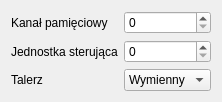
               <widget class="QWidget" name="k_pam">
                <layout class="QFormLayout" name="formLayout_2">
                 <item row="0" column="0">
                  <widget class="QLabel" name="label_15">
                   <property name="text">
                    <string>Kanał pamięciowy</string>
                   </property>
                   <property name="buddy">
                    <cstring>ch_chan</cstring>
                   </property>
                  </widget>
                 </item>
                 <item row="0" column="1">
                  <widget class="QSpinBox" name="ch_chan">
                   <property name="maximum">
                    <number>15</number>
                   </property>
                  </widget>
                 </item>
                 <item row="1" column="0">
                  <widget class="QLabel" name="label_16">
                   <property name="text">
                    <string>Jednostka sterująca</string>
                   </property>
                   <property name="buddy">
                    <cstring>ch_unit</cstring>
                   </property>
                  </widget>
                 </item>
                 <item row="1" column="1">
                  <widget class="QSpinBox" name="ch_unit">
                   <property name="maximum">
                    <number>7</number>
                   </property>
                  </widget>
                 </item>
                 <item row="2" column="0">
                  <widget class="QLabel" name="label_17">
                   <property name="text">
                    <string>Talerz</string>
                   </property>
                   <property name="buddy">
                    <cstring>ch_plate</cstring>
                   </property>
                  </widget>
                 </item>
                 <item row="2" column="1">
                  <widget class="QComboBox" name="ch_plate">
                   <item>
                    <property name="text">
                     <string>Wymienny</string>
                    </property>
                   </item>
                   <item>
                    <property name="text">
                     <string>Stały</string>
                    </property>
                   </item>
                  </widget>
                 </item>
                </layout>
               </widget>
